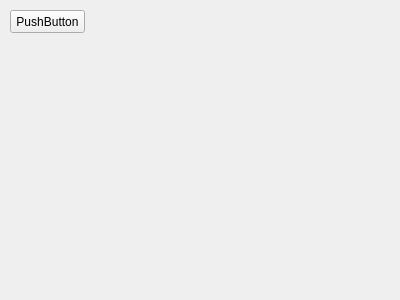
<?xml version="1.0" encoding="UTF-8"?>
<ui version="4.0">
 <class>Form</class>
 <widget class="QWidget" name="Form">
  <property name="geometry">
   <rect>
    <x>0</x>
    <y>0</y>
    <width>400</width>
    <height>300</height>
   </rect>
  </property>
  <property name="windowTitle">
   <string>Form</string>
  </property>
  <widget class="QPushButton" name="pushButton">
   <property name="geometry">
    <rect>
     <x>10</x>
     <y>10</y>
     <width>75</width>
     <height>23</height>
    </rect>
   </property>
   <property name="text">
    <string>PushButton</string>
   </property>
  </widget>
 </widget>
 <resources/>
 <connections/>
</ui>
